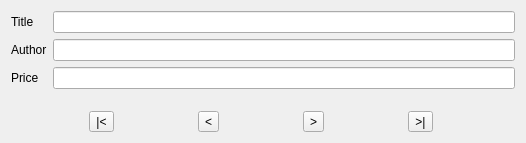
<?xml version="1.0" encoding="UTF-8"?>
<ui version="4.0">
 <class>BookStore</class>
 <widget class="QWidget" name="BookStore">
  <property name="geometry">
   <rect>
    <x>0</x>
    <y>0</y>
    <width>526</width>
    <height>143</height>
   </rect>
  </property>
  <property name="windowTitle">
   <string>Book Store</string>
  </property>
  <layout class="QVBoxLayout" name="verticalLayout">
   <item>
    <layout class="QFormLayout" name="formLayout">
     <property name="fieldGrowthPolicy">
      <enum>QFormLayout::ExpandingFieldsGrow</enum>
     </property>
     <item row="0" column="1">
      <widget class="QLineEdit" name="title"/>
     </item>
     <item row="0" column="0">
      <widget class="QLabel" name="label">
       <property name="text">
        <string>Title</string>
       </property>
      </widget>
     </item>
     <item row="1" column="0">
      <widget class="QLabel" name="label_2">
       <property name="text">
        <string>Author</string>
       </property>
      </widget>
     </item>
     <item row="2" column="0">
      <widget class="QLabel" name="label_3">
       <property name="text">
        <string>Price</string>
       </property>
      </widget>
     </item>
     <item row="1" column="1">
      <widget class="QLineEdit" name="author"/>
     </item>
     <item row="2" column="1">
      <widget class="QLineEdit" name="price"/>
     </item>
    </layout>
   </item>
   <item>
    <layout class="QHBoxLayout" name="horizontalLayout">
     <item>
      <widget class="QToolButton" name="first">
       <property name="text">
        <string>|&lt;</string>
       </property>
       <property name="toolButtonStyle">
        <enum>Qt::ToolButtonIconOnly</enum>
       </property>
      </widget>
     </item>
     <item>
      <widget class="QToolButton" name="previous">
       <property name="text">
        <string>&lt;</string>
       </property>
      </widget>
     </item>
     <item>
      <widget class="QToolButton" name="next">
       <property name="text">
        <string>&gt;</string>
       </property>
      </widget>
     </item>
     <item>
      <widget class="QToolButton" name="last">
       <property name="text">
        <string>&gt;|</string>
       </property>
       <property name="autoRaise">
        <bool>false</bool>
       </property>
       <property name="arrowType">
        <enum>Qt::NoArrow</enum>
       </property>
      </widget>
     </item>
    </layout>
   </item>
  </layout>
 </widget>
 <resources/>
 <connections/>
</ui>
